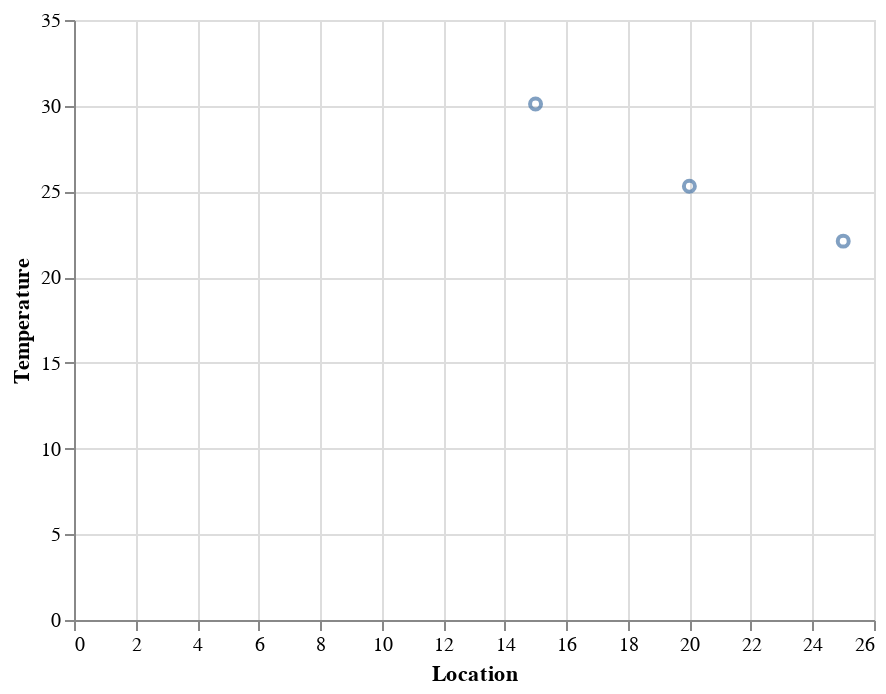

Notebook code for this chart:
### Markdown cell above
Another example is a chart that shows the location and the temperature.

### Code cell
chart = (alt.Chart(df)
           .mark_point()
           .encode(x = "Location",
                   y = "Temperature"))
chart

### Figure 1 — Vega-Lite specification as saved in the notebook (floating-point values rounded to 4 significant figures)
{"config": {"view": {"continuousWidth": 400, "continuousHeight": 300}}, "data": {"name": "data-b3475499d79bceb7f036ca6613e28dcb"}, "mark": "point", "encoding": {"x": {"type": "quantitative", "field": "Location"}, "y": {"type": "quantitative", "field": "Temperature"}}, "$schema": "https://vega.github.io/schema/vega-lite/v4.8.1.json", "datasets": {"data-b3475499d79bceb7f036ca6613e28dcb": [{"City": "New York", "Temperature": 25.3, "Location": 20.0, "Population": 10000000}, {"City": "Philadelphia", "Temperature": 30.1, "Location": 15.0, "Population": 1000000}, {"City": "Boston", "Temperature": 22.1, "Location": 25.0, "Population": 500000}]}}
